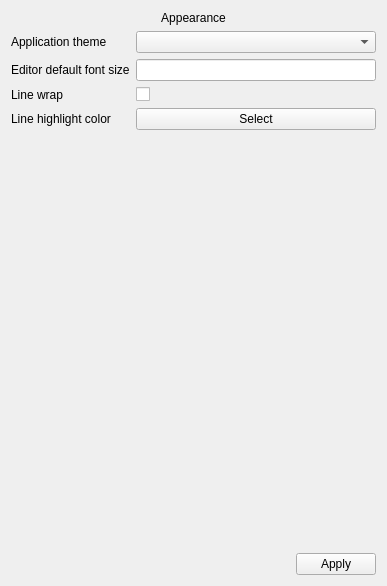
<?xml version="1.0" encoding="UTF-8"?>
<ui version="4.0">
 <class>StyleSettingsPage</class>
 <widget class="QWidget" name="StyleSettingsPage">
  <property name="geometry">
   <rect>
    <x>0</x>
    <y>0</y>
    <width>387</width>
    <height>586</height>
   </rect>
  </property>
  <property name="windowTitle">
   <string>Form</string>
  </property>
  <layout class="QVBoxLayout" name="verticalLayout" stretch="0,2,0">
   <item>
    <widget class="QLabel" name="label_2">
     <property name="text">
      <string>Appearance</string>
     </property>
     <property name="alignment">
      <set>Qt::AlignmentFlag::AlignCenter</set>
     </property>
    </widget>
   </item>
   <item>
    <layout class="QFormLayout" name="formLayout">
     <item row="0" column="0">
      <widget class="QLabel" name="label">
       <property name="text">
        <string>Application theme</string>
       </property>
      </widget>
     </item>
     <item row="0" column="1">
      <widget class="QComboBox" name="comboBox"/>
     </item>
     <item row="1" column="0">
      <widget class="QLabel" name="label_3">
       <property name="text">
        <string>Editor default font size</string>
       </property>
      </widget>
     </item>
     <item row="1" column="1">
      <widget class="QLineEdit" name="fontLineEdit">
       <property name="inputMask">
        <string>D00</string>
       </property>
      </widget>
     </item>
     <item row="2" column="0">
      <widget class="QLabel" name="label_4">
       <property name="text">
        <string>Line wrap</string>
       </property>
      </widget>
     </item>
     <item row="2" column="1">
      <widget class="QCheckBox" name="lineWrapCheckBox">
       <property name="text">
        <string/>
       </property>
      </widget>
     </item>
     <item row="3" column="0">
      <widget class="QLabel" name="label_5">
       <property name="text">
        <string>Line highlight color</string>
       </property>
      </widget>
     </item>
     <item row="3" column="1">
      <widget class="QPushButton" name="selectLineHighlightColorButton">
       <property name="text">
        <string>Select</string>
       </property>
      </widget>
     </item>
    </layout>
   </item>
   <item>
    <layout class="QHBoxLayout" name="horizontalLayout_2">
     <item>
      <spacer name="horizontalSpacer">
       <property name="orientation">
        <enum>Qt::Orientation::Horizontal</enum>
       </property>
       <property name="sizeHint" stdset="0">
        <size>
         <width>40</width>
         <height>20</height>
        </size>
       </property>
      </spacer>
     </item>
     <item>
      <widget class="QPushButton" name="pushButton">
       <property name="locale">
        <locale language="English" country="UnitedStates"/>
       </property>
       <property name="text">
        <string>Apply</string>
       </property>
      </widget>
     </item>
    </layout>
   </item>
  </layout>
 </widget>
 <resources/>
 <connections/>
</ui>
